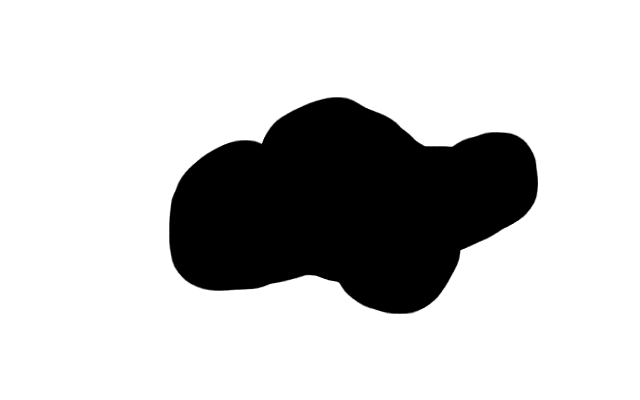
//> input picture comp_vision/active_contour_region_based_localized/data/image.png, 640 x 400 px
$ ./main   (built with g++ and OpenCV 4)
//> lines starting //> are read from the running program, lines starting //| are printed output that depends on the picture; after the words box and inside, x2 and y2 are one past the last pixel; in counts of white or black regions, pixels touching at a corner belong together
### comp_vision/active_contour_region_based_localized/lankton_active_contour.hpp
#ifndef __chanvese_H_INCLUDED__
#define __chanvese_H_INCLUDED__

//opencv libraries
#include "opencv2/highgui/highgui.hpp"
#include "opencv2/imgproc/imgproc.hpp"
#include "opencv2/core/core.hpp"
//C++ standard libraries
#include <stdint.h>
#include <stdio.h>
#include <string.h>
#include <fstream>
#include <iostream>
#include <vector>
#include <map>
#include <set>
#include <glob.h>
#include <math.h>

using namespace cv;
using namespace std;

const double EPS = 1e-8;

void initializePhiCheckerboard(Mat& phi);
void initializePhiCircle(Mat& phi, int width, int height);
double areaInsideContour(Mat phi);

enum RegionType {INSIDE, OUTSIDE};
double regionAverage(Mat src, Mat phi, RegionType region);

double diracDelta (double phi_n, double dt);
double curveEnergy (Mat phi, Point p, double h, double mu);
bool activeContour(Mat src, Mat& phi);
void getContourMaskFromPhi(Mat phi, Mat& contourMask);


#endif

### comp_vision/active_contour_region_based_localized/characterization.hpp
#ifndef __characterization_H_INCLUDED__
#define __characterization_H_INCLUDED__

//opencv libraries
#include "opencv2/highgui/highgui.hpp"
#include "opencv2/imgproc/imgproc.hpp"
#include "opencv2/core/core.hpp"
//C++ standard libraries
#include <stdint.h>
#include <stdio.h>
#include <string.h>
#include <fstream>
#include <iostream>
#include <vector>
#include <map>
#include <set>
#include <glob.h>
#include <math.h>

using namespace cv;
using namespace std;

template <typename T>
vector<Point> foreground(Mat src, int obj_id=-1) {
    vector<Point> foreground;
    int row, col;
    for ( row = 0; row < src.rows; ++row ) {
        for ( col = 0; col < src.cols; ++col ) {
            if ((obj_id == -1 && src.at<T>(row, col) > 0) ||
                    src.at<T>(row, col) == obj_id) {
                Point p = Point(col, row);
                foreground.push_back(p);
            }
        }
    }
    return foreground;
}

void normalize(vector<double>& vec, double a=0.0, double b=1.0);
Point centroid(vector<Point> object);
int area(vector<Point> object);
double circularity(vector<Point> object);
double orientation(vector<Point> object);
double curvature(Point l, Point m, Point n);
vector<double> curvature(vector<Point> contour);

#endif

### comp_vision/active_contour_region_based_localized/utils.hpp
#ifndef __utils_H_INCLUDED__
#define __utils_H_INCLUDED__

//opencv libraries
#include "opencv2/highgui/highgui.hpp"
#include "opencv2/imgproc/imgproc.hpp"
#include "opencv2/core/core.hpp"
//C++ standard libraries
#include <stdint.h>
#include <stdio.h>
#include <string.h>
#include <fstream>
#include <iostream>
#include <vector>
#include <map>
#include <set>
#include <glob.h>
#include <math.h>

using namespace cv;
using namespace std;

vector<Point> loadPointsFromFile(string filename);
void drawVector(Mat& dst, vector<Point> points);

Point farthestPoint(Point p, vector<Point> ps);
double distanceBetweenPoints(Point a, Point b);
vector<double> distanceBetweenPoints(vector<Point> points);
vector<double> distanceBetweenPoints(vector<Point> points, Point ref_point);

enum NEIGHBOR {N4, N8};
vector<Point> neighborhood(Point p, NEIGHBOR type, bool include_self=false);

#endif

### comp_vision/active_contour_region_based_localized/lankton_active_contour.cpp
#include "utils.hpp"
#include "characterization.hpp"
#include "lankton_active_contour.hpp"

// 2008 localized active contour implementation
//
// Lankton, Shawn, and Allen Tannenbaum.
// "Localizing region-based active contours."
// IEEE transactions on image processing 17.11 (2008): 2029-2039.

// assign circle pattern
void initializePhiCircle(Mat& phi, int width, int height) {
    int w = floor(width/2) - 50;
    int h = floor(height/2) - 50;
    for ( int i = 0; i < phi.rows; ++i ) {
        for ( int j = 0; j < phi.cols; ++j ) {
            phi.at<double>(i, j) = -sqrt(pow(j-w-50, 2) + pow(i-h-50, 2)) + min(w, h);
        }
    }
}

// [14 lines left out: function localRegionAverage, not called in this run]


vector<Point> localSurroundingRegion(Mat image, Point p, int radius) {
    vector<Point> localPoints;
    Point point;
    // scan square quadrant region, save points within circle radius bounds
    for (int i = p.y - radius; i <= p.y; i++) {
        for (int j = p.x - radius; j <= p.x; ++j) {
            point = Point(j, i);           // prospective point
            if (inBounds(image, point) &&
                    distanceBetweenPoints(p, point) <= radius) {
                localPoints.push_back(point);
            }
        }
    }
    return localPoints;
}

// [20 lines of commented-out code are left out]
vector<Point> getBorderPoints(Mat phi) {
    Mat mask;
    getContourMaskFromPhi(phi, mask);

	Mat edges;
    vector<vector<Point> > contours;
    vector<Vec4i> hierarchy;
    Canny(mask, edges, 1, 100, 3);
    findContours(edges, contours, hierarchy, CV_RETR_TREE, CV_CHAIN_APPROX_SIMPLE);

    vector<Point> border_points;
    for( int i = 0; i < contours.size(); i++ ) {
        border_points.insert(
                border_points.end(), contours[i].begin(), contours[i].end());
    }

    // [8 lines of commented-out code are left out]

    return border_points;
}

// [23 lines left out: function getCurvature, not called in this run]

//
// Computes a single iteration of the Lankton active contour algorithm.
// Returns true if the contour converged, false otherwise.
//
bool activeContour(Mat src, Mat& phi) {

    double threshold_tolerance = 10e-16;  // stopping condition

    int radius = 10;             // radius of localized region to consider
    double alpha = 0.0;          // weight of local image stats energy
    double lambda = 1.0;         // weight of curvature energy
    double eps = 1.0;

    // get the curves narrow band
    vector<Point> border_points = getBorderPoints(phi);

    double total_energy = 0.0;
    double phi_diff = 0.0;
    // compute local energies along border of contour
    vector<Point> local_points;
    vector<double> image_energy;
    vector<double> curve_energy;

    double local_image_energy = 0.0;
    double ux, vx = 0.0;
    int I;
    for (auto p: border_points) {
        local_points = localSurroundingRegion(src, p, radius);
        ux = localRegionAverage(src, phi, local_points, INSIDE);
        vx = localRegionAverage(src, phi, local_points, OUTSIDE);

        // compute local stats and get image-based forces
        local_image_energy = 0.0;
        for (auto py: local_points) {
            // (I(y) - u_x)^2 - (I(y) - v_x)^2
            I = src.at<uchar>(py);
            local_image_energy += -(ux - vx) * (2*I - ux - vx);
        }
        image_energy.push_back(local_image_energy);

        curve_energy.push_back(getCurvature(phi, p, eps));
    }

    // [10 lines of commented-out code are left out]

    vector<double> dphidt;

    double energy = 0.0;
    double max_image_energy = *max_element(image_energy.begin(), image_energy.end());
    double max_curve_energy = *max_element(curve_energy.begin(), curve_energy.end());
    max_image_energy = 1.0;
    //max_curve_energy = 1.0;
    for (int i = 0; i < border_points.size(); ++i ) {
        energy = alpha*(image_energy[i]/max_image_energy)
                + lambda*(curve_energy[i]/max_curve_energy);
        cout << curve_energy[i] << " " << energy << endl;
        dphidt.push_back(energy);
    }


    double max_dphidt = *max_element(dphidt.begin(), dphidt.end());
    // update phi and calculate total difference in energy
    double dt = 0.45 / (max_dphidt + eps);
    for (int i = 0; i < border_points.size(); ++i ) {
        Point p = border_points[i];
        total_energy = phi.at<double>(p) + (dphidt[i]);//dt*dphidt[i];
        //cout << "total energy " << total_energy << endl;
        phi_diff += abs(phi.at<double>(p) - total_energy);
        phi.at<double>(p) = total_energy;
    }

    // normalize total difference in old vs new phi (describes the contour)
    phi_diff = phi_diff / (phi.rows * phi.cols);
    cout << "difference: " << phi_diff << endl;

    // optionally reinitialize phi

    return (phi_diff < threshold_tolerance);
}

void getContourMaskFromPhi(Mat phi, Mat& contourMask) {
    contourMask = Mat::zeros(phi.size(), CV_8UC1);
    vector<Point> contour = foreground<double>(phi);
    for (auto point: contour) {
        contourMask.at<uchar>(point.y, point.x) = 255;
    }
}

### comp_vision/active_contour_region_based_localized/main.cpp
// opencv libraries
#include "opencv2/imgcodecs.hpp"
#include "opencv2/highgui/highgui.hpp"
#include "opencv2/imgproc/imgproc.hpp"
#include "opencv2/core/core.hpp"
// C++ standard libraries
#include <stdint.h>
#include <stdio.h>
#include <string.h>
#include <fstream>
#include <iostream>
#include <vector>
#include <map>
#include <set>
#include <glob.h>
#include <math.h>
#include <limits>
// custom libraries
#include "utils.hpp"
#include "characterization.hpp"
#include "lankton_active_contour.hpp"

using namespace cv;
using namespace std;

//
// Demo of 2001 Chan-Vese active contour implementation
//
// Uses a built-in checker-board grid as the initialization of phi by default.
// If custom initialization curve desired, set flag when running.
//

void drawActiveContour(Mat& dst, Mat phi) {
    Mat contourMask;
    getContourMaskFromPhi(phi, contourMask);

	Mat edges;
    vector<vector<Point> > contours;
    vector<Vec4i> hierarchy;
    Canny(contourMask, edges, 1, 100, 3);
    findContours(edges, contours, hierarchy,
                        CV_RETR_TREE, CV_CHAIN_APPROX_SIMPLE);
    for( int i = 0; i< contours.size(); i++ ) {
        drawContours(dst, contours, i, Scalar(0, 0, 255), 2, 8, hierarchy, 0);
    }
    // [6 lines of commented-out code are left out]
}

void drawMessage(Mat& dst, String msg) {
    putText(dst, msg, Point(20, 20), FONT_HERSHEY_SIMPLEX, 0.5, 100);
}

int main(int argc, char** argv)
{
    String img_file;
    if (argc < 2) {
        img_file = "../data/image.png";
    } else {
        img_file = argv[1];
    }

    // load the input image
    Mat img = imread(img_file, IMREAD_GRAYSCALE);
//> img is the input picture: 400 rows x 640 cols, CV_8UC1; min 0, max 255, mean 201.8
    if ( !img.data ) {
        cout << "Could not open file " << img_file << endl;
        return -1;
    }
    cout << img.size() << endl;
//| [640 x 400]

    // initialize phi to initialization function
    // phi > 0 : inside contour
    // phi < 0 : outside contour
    // phi = 0 : on contour
    Mat phi = Mat::zeros(img.size(), CV_64F);
    initializePhiCircle(phi, phi.cols, phi.rows);
//> after the loop in initializePhiCircle, `for ( int i = 0; i < phi.rows; ++i )`:
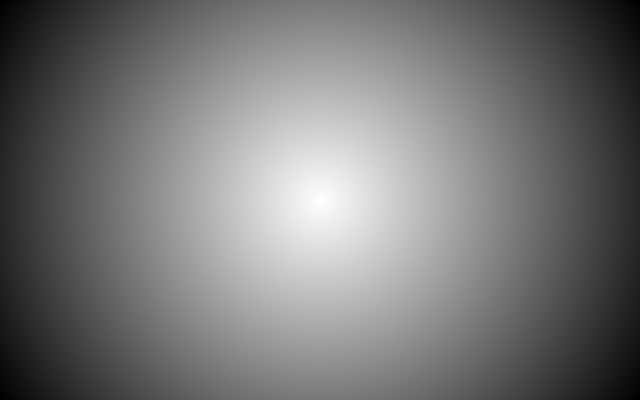
//> phi: 400 rows x 640 cols, CV_64FC1; min -227.4, max 150, mean -52.2; drawn with min black and max white
    //initializePhiCheckerboard(phi);

    Mat composite;
    cvtColor(img.clone(), composite, CV_GRAY2BGR);

    // show initial visualization, prompt user to begin segmentation
    Mat vis = composite.clone();
    drawActiveContour(vis, phi);
//> after the loop in getContourMaskFromPhi, `for (auto point: contour)`:
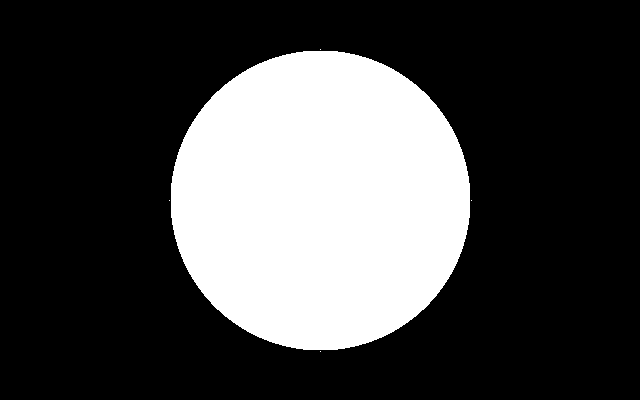
//> contourMask: 400 rows x 640 cols, CV_8UC1; 27.6% white; 5 white regions (4 under 20 px)
//> after the loop in drawActiveContour, `for( int i = 0; i< contours.size(); i++ )`:
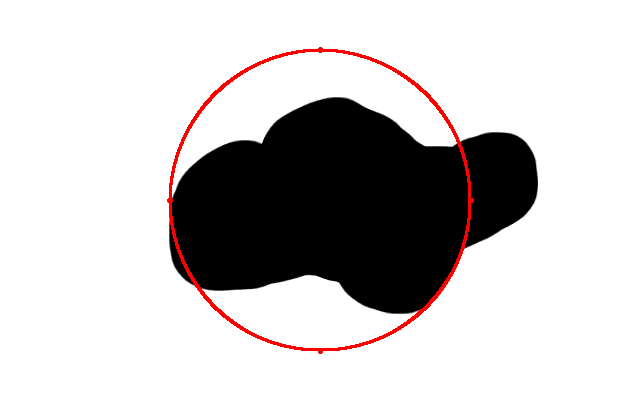
//> dst: 400 rows x 640 cols, CV_8UC3; 1.34% of pixels changed, all inside (x1, y1, x2, y2) = (167, 47, 474, 354)
    drawMessage(vis, "Waiting to start... press any key");
//> in drawMessage, `putText(dst, msg, Point(20, 20), FONT_HERSHEY_SIMPLEX, 0.5, 100);`:
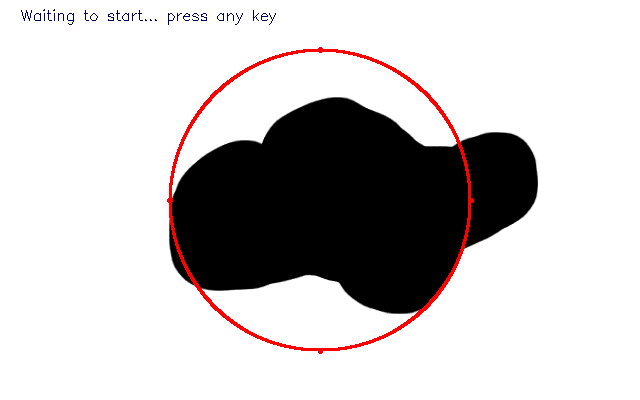
//> dst: 400 rows x 640 cols, CV_8UC3; 0.2% of pixels changed, all inside (x1, y1, x2, y2) = (21, 9, 276, 25)
    imwrite("start.png", vis);
    imshow("Output", vis);
    waitKey(0);

    // run active contour algorithm and visualize progress
    int it_max = 200; // cut-off point if algorithm does not converge
    int it_count = 0;
    while (it_count < it_max && !activeContour(img, phi)) {
//> (the run ends here: the program needs code that is not available in this run, at `if (inBounds(image, point) &&`)
